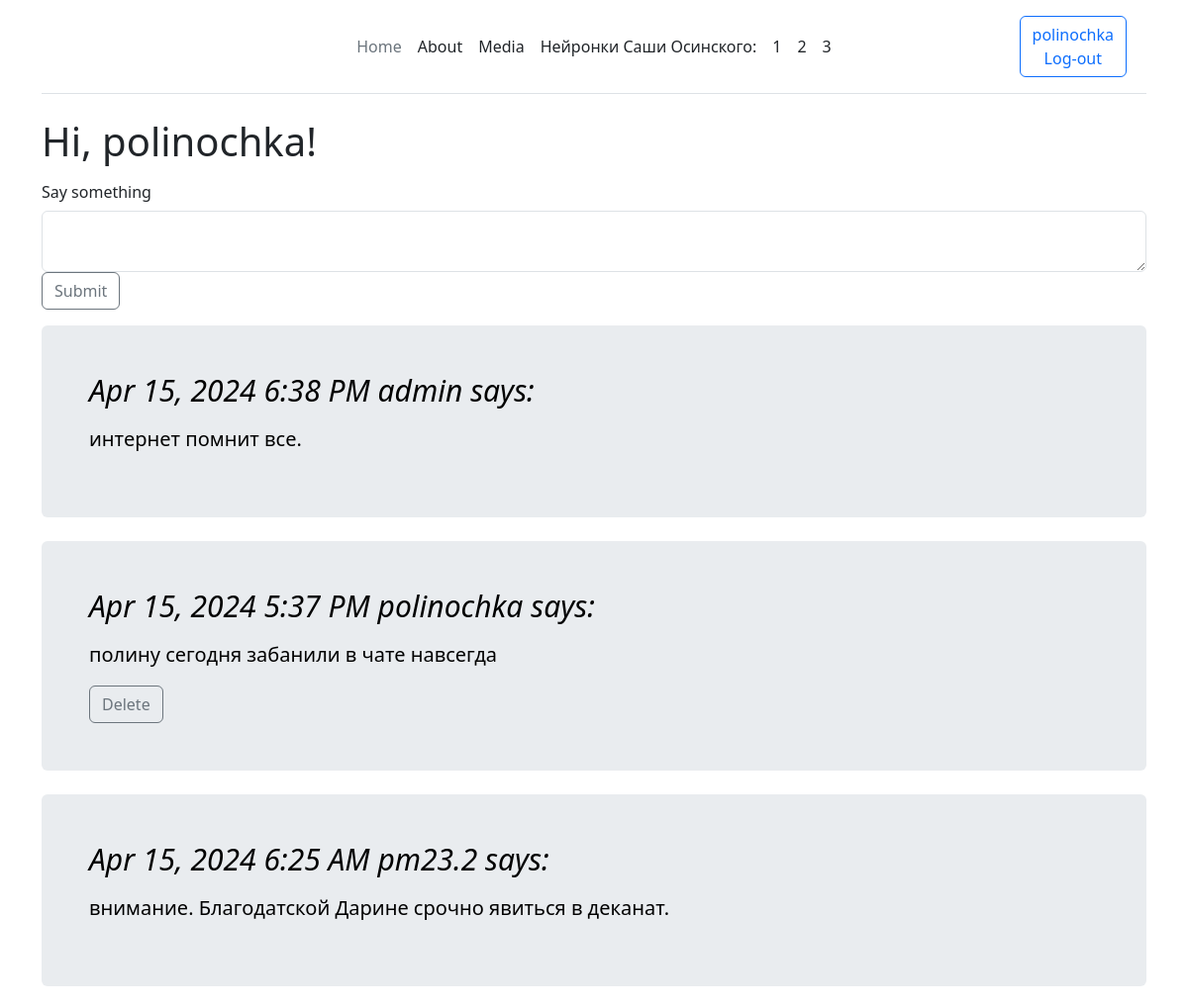
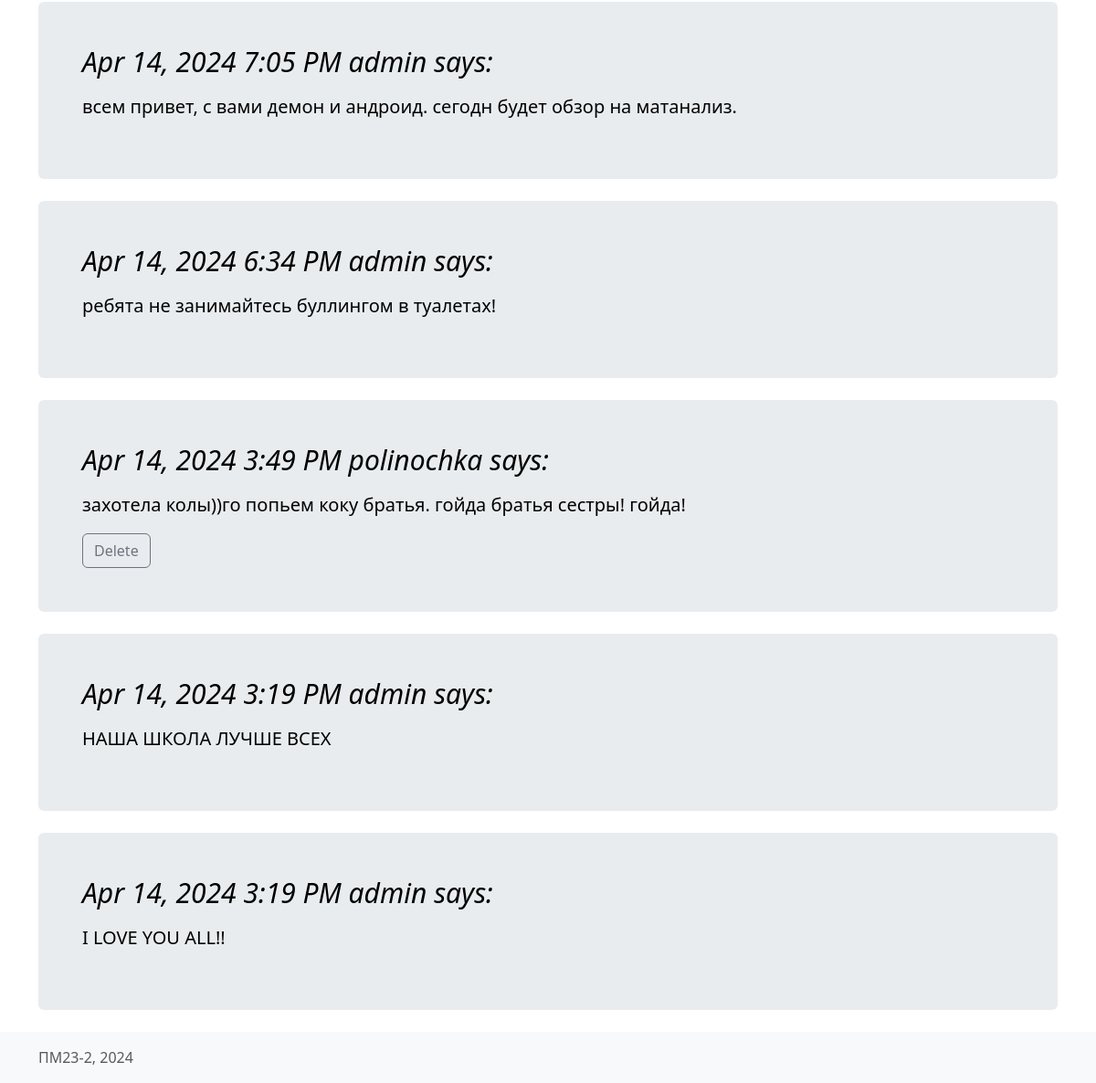
Page /index (signed in) on the committed database (2 pictures, top to bottom).
### app/models.py (models this page shows, shortened)
class User(UserMixin, db.Model):
    id: so.Mapped[int] = so.mapped_column(primary_key=True)
    username: so.Mapped[str] = so.mapped_column(sa.String(64), index=True, unique=True)
    email: so.Mapped[str] = so.mapped_column(sa.String(120), index=True, unique=True)
    password_hash: so.Mapped[Optional[str]] = so.mapped_column(sa.String(256))
    posts: so.WriteOnlyMapped['Post'] = so.relationship(back_populates='author')

class Post(db.Model):
    id: so.Mapped[int] = so.mapped_column(primary_key=True)
    body: so.Mapped[str] = so.mapped_column(sa.String(140))
    timestamp: so.Mapped[datetime] = so.mapped_column(index=True, default=lambda: datetime.now(timezone.utc))
    user_id: so.Mapped[int] = so.mapped_column(sa.ForeignKey(User.id),index=True)
    author: so.Mapped[User] = so.relationship(back_populates='posts')

### app/routes.py (the view)
@app.route('/', methods=["POST", "GET"])
@app.route('/index', methods=["POST", "GET"])
@login_required
def index():
    form = PostForm()
    if form.validate_on_submit():
        post = Post(body=form.post.data, author=current_user)
        db.session.add(post)
        db.session.commit()
        flash('Your post is now live!')
        return redirect(url_for('index'))
    posts = Post.query.order_by(Post.timestamp).all()[::-1]
    return render_template("index.html", title='Home Page', form=form, posts=posts)

### app/forms.py
class PostForm(FlaskForm):
    post = TextAreaField('Say something', validators=[DataRequired(), Length(min=1, max=140)])
    submit = SubmitField('Submit')

### app/models.py (called while the page is built)
@login.user_loader
def load_user(id):
    return db.session.get(User, int(id))

### app/templates/index.html (shortened to what this page needs)
{% extends "base.html" %}
{% block content %}
<main class="container">
    <h1>Hi, {{ current_user.username }}!</h1>
    <form action="" method="post">
        {{ form.post.label(class_="col-sm-2 col-form-label") }}<br>
        {{ form.post(class_="form-control") }}
        <p>{{ form.submit(class_="btn btn-outline-secondary") }}</p>
    </form>
    {% for post in posts %}
    <div class="p-4 p-md-5 mb-4 rounded text-body-emphasis bg-body-secondary">
            <h1 class="display-4 fst-italic" style="font-size: 30px;">{{ moment(post.timestamp).format('lll')}} {{
                post.author.username }} says: </h1>
            <p class="lead my-3" style="font-size: 20px;">{{ post.body }}</p>
            {% if current_user.id == post.author.id or current_user.username == 'admin'%}
            <a href="/delete/{{post.id}}" class="btn btn-outline-secondary">Delete</a>
            {% endif %}
    </div>
    {% endfor %}
</main>
{% endblock %}

### app/templates/base.html (shortened to what this page needs)
<html>
<head>
    {% block styles %}
    {{ bootstrap.load_css() }}
    {% endblock %}
</head>
<div class="container">
    <header class="d-flex flex-wrap align-items-center justify-content-center justify-content-md-between py-3 mb-4 border-bottom"
            style="padding-left: calc(var(--bs-gutter-x)* .5); padding-right: calc(var(--bs-gutter-x)* .5)">
        <div class="col-md-3 mb-2 mb-md-0">
            <a href="/" class="d-inline-flex link-body-emphasis text-decoration-none">
                <svg class="bi" width="40" height="32" role="img" aria-label="Bootstrap">
                    <use xlink:href="#bootstrap"></use>
                </svg>
            </a>
        </div>
        <ul class="nav col-12 col-md-auto mb-2 justify-content-center mb-md-0">
            <li><a href="/index" class="nav-link px-2 link-secondary">Home</a></li>
            <li><a href="/info" class="nav-link px-2 link-dark">About</a></li>
            <li><a href="#" class="nav-link px-2 link-dark">Media</a></li>
            <li><a class="nav-link px-2 link-dark">Нейронки Саши Осинского:</a></li>
            <li><a href="#" class="nav-link px-2 link-dark">1</a></li>
            <li><a href="#" class="nav-link px-2 link-dark">2</a></li>
            <li><a href="#" class="nav-link px-2 link-dark">3</a></li>
        </ul>
        <div class="col-md-3 text-end">
            {% if current_user.is_anonymous %}
            <a class="btn btn-outline-primary me-2" href="{{ url_for('login') }}">Login</a>
            {% else %}
            <a class="btn btn-outline-primary me-2" href="{{ url_for('logout') }}"> {{current_user.username}} <br>
                Log-out</a>
            {% endif %}
        </div>
    </header>
</div>
<body class="d-flex flex-column h-100">
{% block content %}{% endblock %}
</body>
<footer class="footer mt-auto py-3 bg-body-tertiary"
">
<div class="container">
    <span class="text-body-secondary">ПМ23-2, 2024</span>
</div>
</footer>
</html>

### rows in the picture
User: username "polinochka"
Post: timestamp "Apr 15, 2024 6:38 PM", author.username "admin", body "интернет помнит все."
Post: timestamp "Apr 15, 2024 5:37 PM", author.username "polinochka", body "полину сегодня забанили в чате навсегда"
Post: timestamp "Apr 15, 2024 6:25 AM", author.username "pm23.2", body "внимание. Благодатской Дарине срочно явиться в деканат."
Post: timestamp "Apr 14, 2024 7:05 PM", author.username "admin", body "всем привет, с вами демон и андроид. сегодн будет обзор на матанализ."
Post: timestamp "Apr 14, 2024 6:34 PM", author.username "admin", body "ребята не занимайтесь буллингом в туалетах!"
Post: timestamp "Apr 14, 2024 3:49 PM", author.username "polinochka", body "захотела колы))го попьем коку братья. гойда братья сестры! гойда!"
Post: timestamp "Apr 14, 2024 3:19 PM", author.username "admin", body "НАША ШКОЛА ЛУЧШЕ ВСЕХ"
Post: timestamp "Apr 14, 2024 3:19 PM", author.username "admin", body "I LOVE YOU ALL!!"
